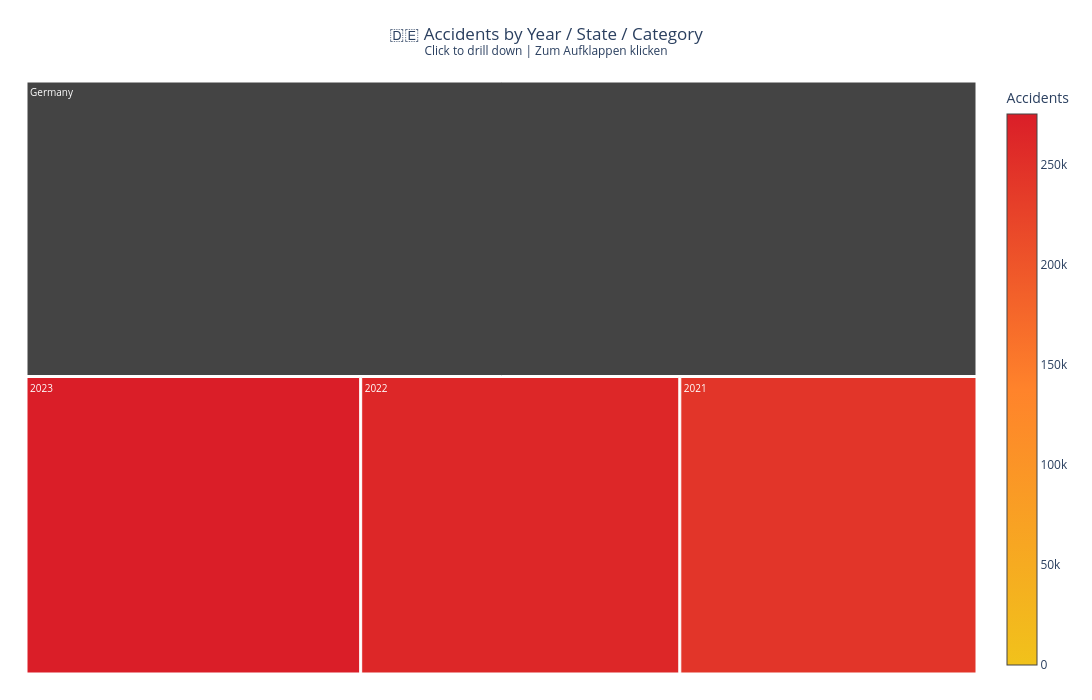

Here is the notebook cell this chart was saved with:
### Code cell
# Section 2 — Accident Distribution by Year / State / Category
# Interactive Icicle chart — click to drill down into states and categories
# Abschnitt 2 — Unfallverteilung nach Jahr / Bundesland / Kategorie
# Interaktives Icicle-Diagramm — zum Aufklappen klicken

import plotly.graph_objects as go
import pandas as pd

# Group data by year, state and category
# Daten nach Jahr, Bundesland und Kategorie gruppieren
df_counts = df.groupby(['year', 'state', 'category']).size().reset_index(name='accident_count')

levels = ['category', 'state', 'year']
value_column = 'accident_count'

def build_hierarchical_dataframe(df, levels, value_column):
    df_list = []
    for i, level in enumerate(levels):
        df_tree = pd.DataFrame(columns=['id', 'parent', 'value', 'color'])
        dfg = df.groupby(levels[i:])[value_column].sum().reset_index()

        # Make unique IDs by joining all levels from current to top
        dfg['unique_id'] = dfg[levels[i:]].astype(str).agg(' | '.join, axis=1)
        df_tree['id'] = dfg['unique_id']
        df_tree['value'] = dfg[value_column]
        df_tree['color'] = dfg[value_column]

        if i < len(levels) - 1:
            dfg['parent_id'] = dfg[levels[i+1:]].astype(str).agg(' | '.join, axis=1)
            df_tree['parent'] = dfg['parent_id']
        else:
            df_tree['parent'] = 'Germany'

        df_list.append(df_tree)

    # Root node — Germany total
    # Wurzelknoten — Deutschland gesamt
    total = pd.Series(dict(
        id='Germany',
        parent='',
        value=df[value_column].sum(),
        color=df[value_column].sum()
    ), name=0)
    df_list.append(total)

    df_all_trees = pd.concat(df_list, ignore_index=True)
    return df_all_trees

df_all_trees = build_hierarchical_dataframe(df_counts, levels, value_column)

# Color scale: yellow → orange → red (low → high accidents)
# Farbskala: Gelb → Orange → Rot (wenig → viele Unfälle)
custom_colorscale = [
    [0.0, '#f1c21b'],
    [0.5, '#ff832b'],
    [1.0, '#da1e28'],
]

fig = go.Figure()

fig.add_trace(go.Icicle(
    labels=df_all_trees['id'],
    parents=df_all_trees['parent'],
    values=df_all_trees['value'],
    branchvalues='total',
    marker=dict(
        colors=df_all_trees['color'],
        colorscale=custom_colorscale,
        showscale=True,
        colorbar=dict(title='Accidents')
    ),
    hovertemplate='<b>%{label}</b><br>Accidents: %{value:,}<extra></extra>',
    maxdepth=2,
    tiling=dict(
        orientation='v',
        pad=2
    ),
    textfont=dict(size=10),
    pathbar=dict(visible=True)
))

fig.update_layout(
    title=dict(
        text='🇩🇪 Accidents by Year / State / Category<br><sup>Click to drill down | Zum Aufklappen klicken</sup>',
        x=0.5,
        xanchor='center'
    ),
    margin=dict(t=80, l=25, r=25, b=25),
    width=1400,
    height=700,
    paper_bgcolor='white',
)

fig.show()

### Figure 1 — Plotly figure (JSON) as saved in the notebook; plotly's stock layout.template omitted (floating-point values rounded to 4 significant figures; data arrays with more than 128 entries replaced by an {"elided": "..."} marker saying what was removed)
{"data": [{"branchvalues": "total", "hovertemplate": "<b>%{label}</b><br>Accidents: %{value:,}<extra></extra>", "labels": {"elided": "199 str values"}, "marker": {"colorbar": {"title": {"text": "Accidents"}}, "colors": {"elided": "199 float values"}, "colorscale": [[0, "#f1c21b"], [0.5, "#ff832b"], [1, "#da1e28"]], "showscale": true}, "maxdepth": 2, "parents": {"elided": "199 str values"}, "pathbar": {"visible": true}, "textfont": {"size": 10}, "tiling": {"orientation": "v", "pad": 2}, "type": "icicle", "values": {"elided": "199 float values"}}], "layout": {"height": 700, "margin": {"b": 25, "l": 25, "r": 25, "t": 80}, "paper_bgcolor": "white", "title": {"text": "🇩🇪 Accidents by Year / State / Category<br><sup>Click to drill down | Zum Aufklappen klicken</sup>", "x": 0.5, "xanchor": "center"}, "width": 1400}}
